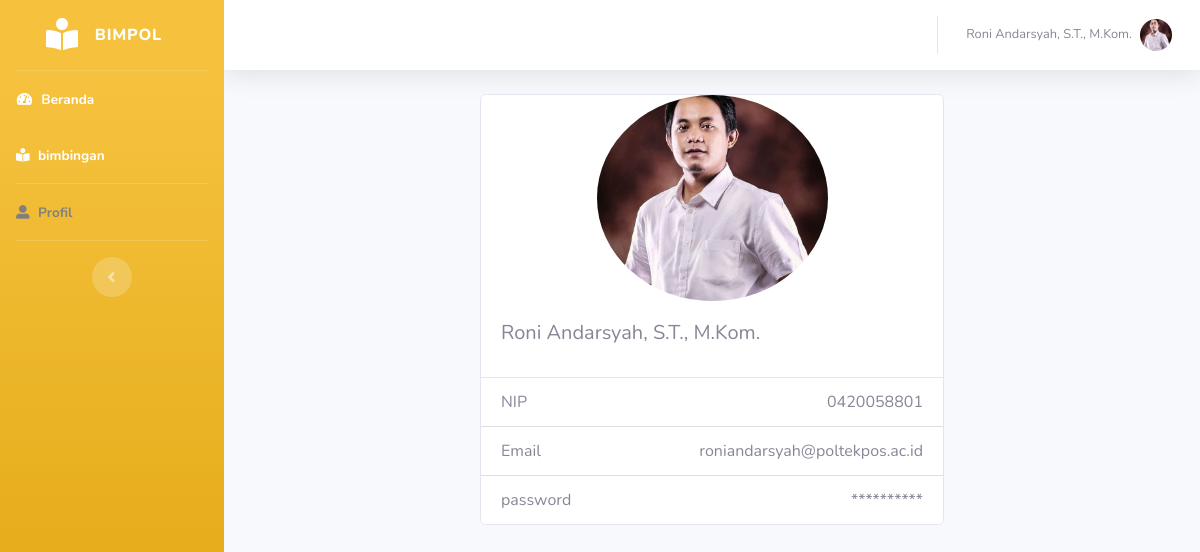
Page /Bimpol/dosen/profil.php (signed in) on the committed database.
### tables this page shows
CREATE TABLE `dosen` (
  `id` int(11) NOT NULL,
  `nip` varchar(100) NOT NULL,
  `id_user` int(11) NOT NULL
);

CREATE TABLE `user` (
  `id` int(11) NOT NULL,
  `nama` varchar(100) NOT NULL,
  `email` varchar(100) NOT NULL,
  `pass` varchar(100) NOT NULL,
  `foto` varchar(255) NOT NULL
);

### Bimpol/dosen/profil.php (the view, shortened to what this page needs)
<?php session_start();
include_once("..//pages/koneksi.php");
$email = $_SESSION['email'];
$query = "SELECT * FROM user INNER JOIN dosen ON user.id = dosen.id_user WHERE email = '$email'";
$res = $mysqli->query($query);
$data = $res->fetch_assoc();
?>
<!DOCTYPE html>
<html lang="en">
<head>
    <link href="../vendor/fontawesome-free/css/all.min.css" rel="stylesheet" type="text/css">
    <link href="../assets/css/sb-admin-2.min.css" rel="stylesheet">
</head>
<body id="page-top">
    <div id="wrapper">
        <ul class="navbar-nav bg-gradient-warning sidebar sidebar-dark accordion" id="accordionSidebar">
            <a class="sidebar-brand d-flex align-items-center justify-content-center" href="index.php">
                <div class="sidebar-brand-icon ">
                    <i class="fas fa-book-reader"></i>
                </div>
                <div class="sidebar-brand-text mx-3"> BIMPOL </sup></div>
            </a>
            <hr class="sidebar-divider my-0">
            <li class="nav-item active">
                <a class="nav-link" href="index.php">
                    <i class="fas fa-fw fa-tachometer-alt"></i>
                    <span> Beranda </span></a>
            </li>
            <li class="nav-item active ">
                <a class="nav-link" href="bimbingan.php">
                    <i class="fas fa-book-reader"></i>
                    <span> bimbingan </span></a>
            </li>
            <hr class="sidebar-divider my-0">
            <li class="nav-item active">
                <a class="nav-link" href="profil.php" style="color: gray;">
                    <i class="fas fa-user-alt" style="color: gray;"></i>
                    <span> Profil </span></a>
            </li>
            <hr class="sidebar-divider d-none d-md-block">
            <div class="text-center d-none d-md-inline">
                <button class="rounded-circle border-0" id="sidebarToggle"></button>
            </div>
        </ul>
        <div id="content-wrapper" class="d-flex flex-column">
            <div id="content">
                <nav class="navbar navbar-expand navbar-light bg-white topbar mb-4 static-top shadow">
                    <ul class="navbar-nav ml-auto">
                        <li class="nav-item dropdown no-arrow">
                            <a class="nav-link dropdown-toggle" href="#" id="userDropdown" role="button" data-toggle="dropdown" aria-haspopup="true" aria-expanded="false">
                                <span class="mr-2 d-none d-lg-inline text-gray-600 small"><?= $data['nama']; ?></span>
                                <img class="img-profile rounded-circle" src="../assets/uploads/<?= $data['foto']; ?>">
                            </a>
                        </li>
                    </ul>
                </nav>
                <div class="container-fluid">
                    <div class="card" style="width: 50%; margin:0 auto">
                        <img class="img-profile rounded-circle" style="width: 50%; margin:0 auto" src="../assets/uploads/<?= $data['foto']; ?>">
                        <div class="card-body">
                            <h5 class="card-title"> <?= $data['nama']; ?></h5>
                        </div>
                        <ul class="list-group list-group-flush">
                            <li class="list-group-item d-flex justify-content-between align-items-center">
                                NIP
                                <span> <?= $data['nip']; ?> </span>
                            </li>
                            <li class="list-group-item d-flex justify-content-between align-items-center">
                                Email
                                <span> <?= $data['email']; ?></span>
                            </li>
                            <li class="list-group-item d-flex justify-content-between align-items-center">
                                password
                                <span> ********** </span>
                            </li>
                        </ul>
                    </div>
                </div>
            </div>
        </div>
    </div>
</body>
</html>

### rows in the picture
dosen: id_user.nama "Roni Andarsyah, S.T., M.Kom.", id_user.foto (picture), nip "0420058801", id_user.email "roniandarsyah@poltekpos.ac.id"
